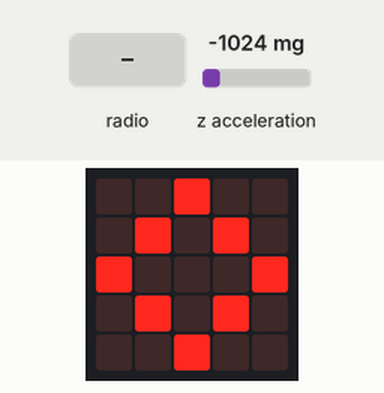
Recording of a program running on a simulated BBC micro:bit running MicroPython. Parts: the board's 5×5 LED display. Inputs (shaded band) come from the test bench; at power-on: z acceleration -1024 mg.

Above: at 1.2 s.
1.3 s: radio message "1" arrives
At 1.6 s:
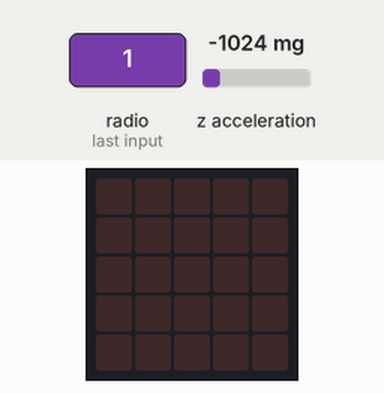
2.8 s: radio message "0" arrives
At 3.7 s:
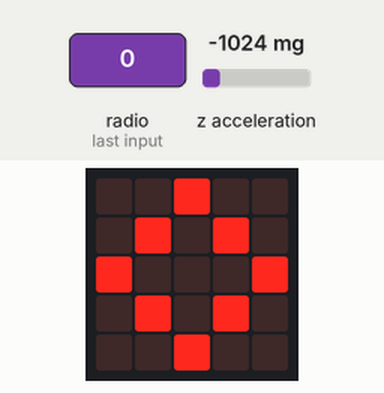
Timing chart, 0 to 5.8 s (numbered marks = the images above; inputs shaded):
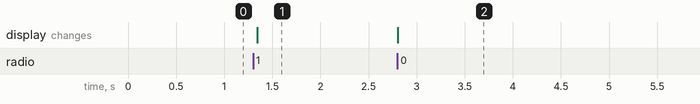

The program:

slave_with_jump_and_duck_2.0.py
```python
from microbit import *
import radio
radio.on()
radio.config(channel=43)
upper_th = -200
lower_th = -1600
round_start = False
#going up before down
up_first = 0
#going down before up
down_first = 0

just_jumped = 0
just_ducked = 0

while True:
    display.show(Image.DIAMOND)
    message = radio.receive()
    #(start transmitting time)
    if message == "1":
       round_start = True
    #stop transmitting time
    if message == "0":
        round_start = False
    if round_start == True:
        display.clear()
        if just_jumped == 1:
            just_jumped = 0
        if just_ducked == 1:
            just_ducked = 0
        #detecting jump
        if lower_th > accelerometer.get_z() and up_first == 1: #down after up
            radio.send("DUCK")
            display.show(Image.ARROW_S)
            sleep(1500)
            up_first = 0
            just_jumped = 1
        if upper_th < accelerometer.get_z() and just_ducked == 0: #up
            up_first = 1

        #detecting duck
        if upper_th < accelerometer.get_z() and down_first == 1: #up after down
            radio.send("JUMP")
            display.show(Image.ARROW_N)
            sleep(1500)
            down_first = 0
            just_ducked = 1
        if lower_th > accelerometer.get_z() and just_jumped == 0: #down
            down_first = 1

        
```

Measured:
- after the input at 1.3 s, the display: changes at once (image 1)
- after the input at 2.8 s, the display: changes at once (image 2)
